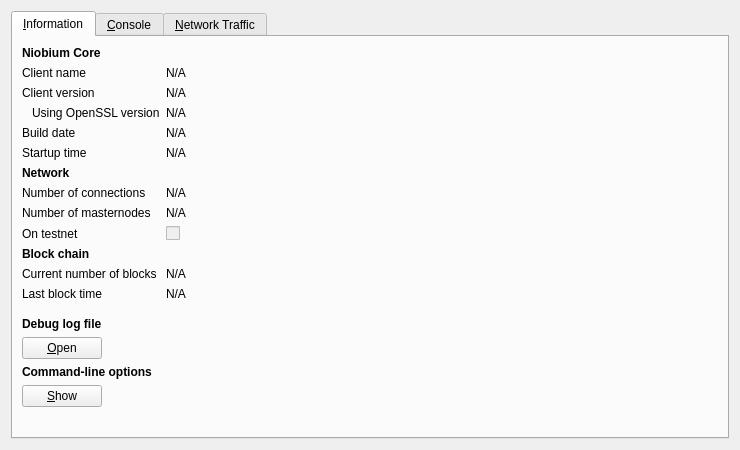
<?xml version="1.0" encoding="UTF-8"?>
<ui version="4.0">
 <class>RPCConsole</class>
 <widget class="QDialog" name="RPCConsole">
  <property name="geometry">
   <rect>
    <x>0</x>
    <y>0</y>
    <width>740</width>
    <height>450</height>
   </rect>
  </property>
  <property name="windowTitle">
   <string>Niobium - Debug window</string>
  </property>
  <layout class="QVBoxLayout" name="verticalLayout_2">
   <item>
    <widget class="QTabWidget" name="tabWidget">
     <property name="currentIndex">
      <number>0</number>
     </property>
     <widget class="QWidget" name="tab_info">
      <attribute name="title">
       <string>&amp;Information</string>
      </attribute>
      <layout class="QFormLayout" name="formLayout">
       <item row="0" column="0">
        <widget class="QLabel" name="label_9">
         <property name="font">
          <font>
           <weight>75</weight>
           <bold>true</bold>
          </font>
         </property>
         <property name="text">
          <string>Niobium Core</string>
         </property>
        </widget>
       </item>
       <item row="1" column="0">
        <widget class="QLabel" name="label_5">
         <property name="text">
          <string>Client name</string>
         </property>
        </widget>
       </item>
       <item row="1" column="1">
        <widget class="QLabel" name="clientName">
         <property name="cursor">
          <cursorShape>IBeamCursor</cursorShape>
         </property>
         <property name="text">
          <string>N/A</string>
         </property>
         <property name="textFormat">
          <enum>Qt::PlainText</enum>
         </property>
         <property name="textInteractionFlags">
          <set>Qt::LinksAccessibleByMouse|Qt::TextSelectableByKeyboard|Qt::TextSelectableByMouse</set>
         </property>
        </widget>
       </item>
       <item row="2" column="0">
        <widget class="QLabel" name="label_6">
         <property name="text">
          <string>Client version</string>
         </property>
        </widget>
       </item>
       <item row="2" column="1">
        <widget class="QLabel" name="clientVersion">
         <property name="cursor">
          <cursorShape>IBeamCursor</cursorShape>
         </property>
         <property name="text">
          <string>N/A</string>
         </property>
         <property name="textFormat">
          <enum>Qt::PlainText</enum>
         </property>
         <property name="textInteractionFlags">
          <set>Qt::LinksAccessibleByMouse|Qt::TextSelectableByKeyboard|Qt::TextSelectableByMouse</set>
         </property>
        </widget>
       </item>
       <item row="3" column="0">
        <widget class="QLabel" name="label_14">
         <property name="text">
          <string>Using OpenSSL version</string>
         </property>
         <property name="indent">
          <number>10</number>
         </property>
        </widget>
       </item>
       <item row="3" column="1">
        <widget class="QLabel" name="openSSLVersion">
         <property name="cursor">
          <cursorShape>IBeamCursor</cursorShape>
         </property>
         <property name="text">
          <string>N/A</string>
         </property>
         <property name="textFormat">
          <enum>Qt::PlainText</enum>
         </property>
         <property name="textInteractionFlags">
          <set>Qt::LinksAccessibleByMouse|Qt::TextSelectableByKeyboard|Qt::TextSelectableByMouse</set>
         </property>
        </widget>
       </item>
       <item row="4" column="0">
        <widget class="QLabel" name="label_12">
         <property name="text">
          <string>Build date</string>
         </property>
        </widget>
       </item>
       <item row="4" column="1">
        <widget class="QLabel" name="buildDate">
         <property name="cursor">
          <cursorShape>IBeamCursor</cursorShape>
         </property>
         <property name="text">
          <string>N/A</string>
         </property>
         <property name="textFormat">
          <enum>Qt::PlainText</enum>
         </property>
         <property name="textInteractionFlags">
          <set>Qt::LinksAccessibleByMouse|Qt::TextSelectableByKeyboard|Qt::TextSelectableByMouse</set>
         </property>
        </widget>
       </item>
       <item row="5" column="0">
        <widget class="QLabel" name="label_13">
         <property name="text">
          <string>Startup time</string>
         </property>
        </widget>
       </item>
       <item row="5" column="1">
        <widget class="QLabel" name="startupTime">
         <property name="cursor">
          <cursorShape>IBeamCursor</cursorShape>
         </property>
         <property name="text">
          <string>N/A</string>
         </property>
         <property name="textFormat">
          <enum>Qt::PlainText</enum>
         </property>
         <property name="textInteractionFlags">
          <set>Qt::LinksAccessibleByMouse|Qt::TextSelectableByKeyboard|Qt::TextSelectableByMouse</set>
         </property>
        </widget>
       </item>
       <item row="6" column="0">
        <widget class="QLabel" name="label_11">
         <property name="font">
          <font>
           <weight>75</weight>
           <bold>true</bold>
          </font>
         </property>
         <property name="text">
          <string>Network</string>
         </property>
        </widget>
       </item>
       <item row="7" column="0">
        <widget class="QLabel" name="label_7">
         <property name="text">
          <string>Number of connections</string>
         </property>
        </widget>
       </item>
       <item row="7" column="1">
        <widget class="QLabel" name="numberOfConnections">
         <property name="cursor">
          <cursorShape>IBeamCursor</cursorShape>
         </property>
         <property name="text">
          <string>N/A</string>
         </property>
         <property name="textFormat">
          <enum>Qt::PlainText</enum>
         </property>
         <property name="textInteractionFlags">
          <set>Qt::LinksAccessibleByMouse|Qt::TextSelectableByKeyboard|Qt::TextSelectableByMouse</set>
         </property>
        </widget>
       </item>
       <item row="8" column="0">
        <widget class="QLabel" name="label_15">
         <property name="text">
          <string>Number of masternodes</string>
         </property>
        </widget>
       </item>
       <item row="8" column="1">
        <widget class="QLabel" name="masternodeCount">
         <property name="cursor">
          <cursorShape>IBeamCursor</cursorShape>
         </property>
         <property name="text">
          <string>N/A</string>
         </property>
         <property name="textFormat">
          <enum>Qt::PlainText</enum>
         </property>
         <property name="textInteractionFlags">
          <set>Qt::LinksAccessibleByMouse|Qt::TextSelectableByKeyboard|Qt::TextSelectableByMouse</set>
         </property>
        </widget>
       </item>
       <item row="9" column="0">
        <widget class="QLabel" name="label_8">
         <property name="text">
          <string>On testnet</string>
         </property>
        </widget>
       </item>
       <item row="9" column="1">
        <widget class="QCheckBox" name="isTestNet">
         <property name="enabled">
          <bool>false</bool>
         </property>
         <property name="text">
          <string/>
         </property>
        </widget>
       </item>
       <item row="10" column="0">
        <widget class="QLabel" name="label_10">
         <property name="font">
          <font>
           <weight>75</weight>
           <bold>true</bold>
          </font>
         </property>
         <property name="text">
          <string>Block chain</string>
         </property>
        </widget>
       </item>
       <item row="11" column="0">
        <widget class="QLabel" name="label_3">
         <property name="text">
          <string>Current number of blocks</string>
         </property>
        </widget>
       </item>
       <item row="11" column="1">
        <widget class="QLabel" name="numberOfBlocks">
         <property name="cursor">
          <cursorShape>IBeamCursor</cursorShape>
         </property>
         <property name="text">
          <string>N/A</string>
         </property>
         <property name="textFormat">
          <enum>Qt::PlainText</enum>
         </property>
         <property name="textInteractionFlags">
          <set>Qt::LinksAccessibleByMouse|Qt::TextSelectableByKeyboard|Qt::TextSelectableByMouse</set>
         </property>
        </widget>
       </item>
       <item row="12" column="0">
        <widget class="QLabel" name="label_2">
         <property name="text">
          <string>Last block time</string>
         </property>
        </widget>
       </item>
       <item row="12" column="1">
        <widget class="QLabel" name="lastBlockTime">
         <property name="cursor">
          <cursorShape>IBeamCursor</cursorShape>
         </property>
         <property name="text">
          <string>N/A</string>
         </property>
         <property name="textFormat">
          <enum>Qt::PlainText</enum>
         </property>
         <property name="textInteractionFlags">
          <set>Qt::LinksAccessibleByMouse|Qt::TextSelectableByKeyboard|Qt::TextSelectableByMouse</set>
         </property>
        </widget>
       </item>
       <item row="13" column="0">
        <spacer name="verticalSpacer_2">
         <property name="orientation">
          <enum>Qt::Vertical</enum>
         </property>
         <property name="sizeHint" stdset="0">
          <size>
           <width>20</width>
           <height>10</height>
          </size>
         </property>
        </spacer>
       </item>
       <item row="14" column="0">
        <widget class="QLabel" name="labelDebugLogfile">
         <property name="font">
          <font>
           <weight>75</weight>
           <bold>true</bold>
          </font>
         </property>
         <property name="text">
          <string>Debug log file</string>
         </property>
        </widget>
       </item>
       <item row="15" column="0">
        <widget class="QPushButton" name="openDebugLogfileButton">
         <property name="toolTip">
          <string>Open the Niobium debug log file from the current data directory. This can take a few seconds for large log files.</string>
         </property>
         <property name="text">
          <string>&amp;Open</string>
         </property>
         <property name="autoDefault">
          <bool>false</bool>
         </property>
        </widget>
       </item>
       <item row="16" column="0">
        <widget class="QLabel" name="labelCLOptions">
         <property name="font">
          <font>
           <weight>75</weight>
           <bold>true</bold>
          </font>
         </property>
         <property name="text">
          <string>Command-line options</string>
         </property>
        </widget>
       </item>
       <item row="17" column="0">
        <widget class="QPushButton" name="showCLOptionsButton">
         <property name="toolTip">
          <string>Show the Niobium-Qt help message to get a list with possible Niobium command-line options.</string>
         </property>
         <property name="text">
          <string>&amp;Show</string>
         </property>
         <property name="autoDefault">
          <bool>false</bool>
         </property>
        </widget>
       </item>
       <item row="18" column="0">
        <spacer name="verticalSpacer">
         <property name="orientation">
          <enum>Qt::Vertical</enum>
         </property>
         <property name="sizeHint" stdset="0">
          <size>
           <width>20</width>
           <height>20</height>
          </size>
         </property>
        </spacer>
       </item>
      </layout>
     </widget>
     <widget class="QWidget" name="tab_console">
      <attribute name="title">
       <string>&amp;Console</string>
      </attribute>
      <layout class="QGridLayout" name="gridLayout">
       <item row="0" column="0">
        <widget class="QTextEdit" name="messagesWidget">
         <property name="minimumSize">
          <size>
           <width>0</width>
           <height>100</height>
          </size>
         </property>
         <property name="readOnly">
          <bool>true</bool>
         </property>
         <property name="tabKeyNavigation" stdset="0">
          <bool>false</bool>
         </property>
         <property name="columnCount" stdset="0">
          <number>2</number>
         </property>
        </widget>
       </item>
       <item row="1" column="0">
        <layout class="QHBoxLayout" name="horizontalLayout">
         <property name="spacing">
          <number>3</number>
         </property>
         <item>
          <widget class="QPushButton" name="copyButton">
           <property name="maximumSize">
            <size>
             <width>24</width>
             <height>24</height>
            </size>
           </property>
           <property name="toolTip">
            <string>Copy to clipboard</string>
           </property>
           <property name="text">
            <string/>
           </property>
           <property name="icon">
            <iconset resource="../bitcoin.qrc">
             <normaloff>:/icons/editcopy</normaloff>:/icons/editcopy</iconset>
           </property>
           <property name="shortcut">
            <string notr="true">Ctrl+L</string>
           </property>
           <property name="autoDefault">
            <bool>false</bool>
           </property>
          </widget>
         </item>
         <item>
          <widget class="QLabel" name="label">
           <property name="text">
            <string notr="true">&gt;</string>
           </property>
          </widget>
         </item>
         <item>
          <widget class="QLineEdit" name="lineEdit"/>
         </item>
         <item>
          <widget class="QToolButton" name="pasteButton">
           <property name="sizePolicy">
            <sizepolicy hsizetype="Minimum" vsizetype="Fixed">
             <horstretch>0</horstretch>
             <verstretch>0</verstretch>
            </sizepolicy>
           </property>
           <property name="minimumSize">
            <size>
             <width>24</width>
             <height>24</height>
            </size>
           </property>
           <property name="maximumSize">
            <size>
             <width>24</width>
             <height>24</height>
            </size>
           </property>
           <property name="toolTip">
            <string>Paste from clipboard</string>
           </property>
           <property name="text">
            <string/>
           </property>
           <property name="icon">
            <iconset resource="../bitcoin.qrc">
             <normaloff>:/icons/editpaste</normaloff>:/icons/editpaste</iconset>
           </property>
           <property name="shortcut">
            <string>Alt+P</string>
           </property>
          </widget>
         </item>
        </layout>
       </item>
      </layout>
     </widget>
     <widget class="QWidget" name="tab">
      <attribute name="title">
       <string>&amp;Network Traffic</string>
      </attribute>
      <layout class="QHBoxLayout" name="horizontalLayout_3">
       <item>
        <layout class="QVBoxLayout" name="verticalLayout_4">
         <item>
          <widget class="TrafficGraphWidget" name="trafficGraph" native="true">
           <property name="sizePolicy">
            <sizepolicy hsizetype="Expanding" vsizetype="Expanding">
             <horstretch>0</horstretch>
             <verstretch>0</verstretch>
            </sizepolicy>
           </property>
          </widget>
         </item>
         <item>
          <layout class="QHBoxLayout" name="horizontalLayout_2">
           <item>
            <widget class="QSlider" name="sldGraphRange">
             <property name="minimum">
              <number>1</number>
             </property>
             <property name="maximum">
              <number>288</number>
             </property>
             <property name="pageStep">
              <number>12</number>
             </property>
             <property name="value">
              <number>6</number>
             </property>
             <property name="orientation">
              <enum>Qt::Horizontal</enum>
             </property>
            </widget>
           </item>
           <item>
            <widget class="QLabel" name="lblGraphRange">
             <property name="minimumSize">
              <size>
               <width>100</width>
               <height>0</height>
              </size>
             </property>
             <property name="alignment">
              <set>Qt::AlignCenter</set>
             </property>
            </widget>
           </item>
           <item>
            <widget class="QPushButton" name="btnClearTrafficGraph">
             <property name="text">
              <string>&amp;Clear</string>
             </property>
            </widget>
           </item>
          </layout>
         </item>
        </layout>
       </item>
       <item>
        <layout class="QVBoxLayout" name="verticalLayout">
         <item>
          <widget class="QGroupBox" name="groupBox">
           <property name="title">
            <string>Totals</string>
           </property>
           <layout class="QVBoxLayout" name="verticalLayout_5">
            <item>
             <layout class="QHBoxLayout" name="horizontalLayout_4">
              <item>
               <widget class="Line" name="line">
                <property name="sizePolicy">
                 <sizepolicy hsizetype="Fixed" vsizetype="Fixed">
                  <horstretch>0</horstretch>
                  <verstretch>0</verstretch>
                 </sizepolicy>
                </property>
                <property name="minimumSize">
                 <size>
                  <width>10</width>
                  <height>0</height>
                 </size>
                </property>
                <property name="palette">
                 <palette>
                  <active>
                   <colorrole role="Light">
                    <brush brushstyle="SolidPattern">
                     <color alpha="255">
                      <red>0</red>
                      <green>255</green>
                      <blue>0</blue>
                     </color>
                    </brush>
                   </colorrole>
                  </active>
                  <inactive>
                   <colorrole role="Light">
                    <brush brushstyle="SolidPattern">
                     <color alpha="255">
                      <red>0</red>
                      <green>255</green>
                      <blue>0</blue>
                     </color>
                    </brush>
                   </colorrole>
                  </inactive>
                  <disabled>
                   <colorrole role="Light">
                    <brush brushstyle="SolidPattern">
                     <color alpha="255">
                      <red>0</red>
                      <green>255</green>
                      <blue>0</blue>
                     </color>
                    </brush>
                   </colorrole>
                  </disabled>
                 </palette>
                </property>
                <property name="orientation">
                 <enum>Qt::Horizontal</enum>
                </property>
               </widget>
              </item>
              <item>
               <widget class="QLabel" name="label_16">
                <property name="text">
                 <string>In:</string>
                </property>
               </widget>
              </item>
              <item>
               <widget class="QLabel" name="lblBytesIn">
                <property name="minimumSize">
                 <size>
                  <width>50</width>
                  <height>0</height>
                 </size>
                </property>
                <property name="alignment">
                 <set>Qt::AlignRight|Qt::AlignTrailing|Qt::AlignVCenter</set>
                </property>
               </widget>
              </item>
             </layout>
            </item>
            <item>
             <layout class="QHBoxLayout" name="horizontalLayout_5">
              <item>
               <widget class="Line" name="line_2">
                <property name="sizePolicy">
                 <sizepolicy hsizetype="Fixed" vsizetype="Fixed">
                  <horstretch>0</horstretch>
                  <verstretch>0</verstretch>
                 </sizepolicy>
                </property>
                <property name="minimumSize">
                 <size>
                  <width>10</width>
                  <height>0</height>
                 </size>
                </property>
                <property name="palette">
                 <palette>
                  <active>
                   <colorrole role="Light">
                    <brush brushstyle="SolidPattern">
                     <color alpha="255">
                      <red>255</red>
                      <green>0</green>
                      <blue>0</blue>
                     </color>
                    </brush>
                   </colorrole>
                  </active>
                  <inactive>
                   <colorrole role="Light">
                    <brush brushstyle="SolidPattern">
                     <color alpha="255">
                      <red>255</red>
                      <green>0</green>
                      <blue>0</blue>
                     </color>
                    </brush>
                   </colorrole>
                  </inactive>
                  <disabled>
                   <colorrole role="Light">
                    <brush brushstyle="SolidPattern">
                     <color alpha="255">
                      <red>255</red>
                      <green>0</green>
                      <blue>0</blue>
                     </color>
                    </brush>
                   </colorrole>
                  </disabled>
                 </palette>
                </property>
                <property name="orientation">
                 <enum>Qt::Horizontal</enum>
                </property>
               </widget>
              </item>
              <item>
               <widget class="QLabel" name="label_17">
                <property name="text">
                 <string>Out:</string>
                </property>
               </widget>
              </item>
              <item>
               <widget class="QLabel" name="lblBytesOut">
                <property name="minimumSize">
                 <size>
                  <width>50</width>
                  <height>0</height>
                 </size>
                </property>
                <property name="alignment">
                 <set>Qt::AlignRight|Qt::AlignTrailing|Qt::AlignVCenter</set>
                </property>
               </widget>
              </item>
             </layout>
            </item>
            <item>
             <spacer name="verticalSpacer_4">
              <property name="orientation">
               <enum>Qt::Vertical</enum>
              </property>
              <property name="sizeHint" stdset="0">
               <size>
                <width>20</width>
                <height>407</height>
               </size>
              </property>
             </spacer>
            </item>
           </layout>
          </widget>
         </item>
        </layout>
       </item>
      </layout>
     </widget>
    </widget>
   </item>
  </layout>
 </widget>
 <customwidgets>
  <customwidget>
   <class>TrafficGraphWidget</class>
   <extends>QWidget</extends>
   <header>trafficgraphwidget.h</header>
   <container>1</container>
   <slots>
    <slot>clear()</slot>
   </slots>
  </customwidget>
 </customwidgets>
 <resources>
  <include location="../bitcoin.qrc"/>
 </resources>
 <connections/>
</ui>
